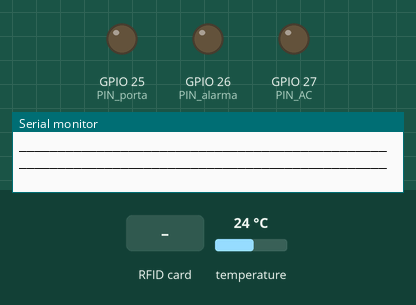
This program was run on a simulated ESP32. Shown: output pins drawn as LEDs (lit = HIGH), the last lines printed to the serial monitor. Inputs (shaded band) come from the test bench; at power-on: temperature 24 °C.

Above: at 1.3 s.
1.4 s: RFID card E0 0B 92 21 held to the reader
At 3.0 s:
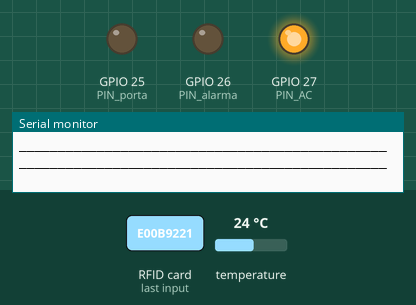
4.2 s: RFID card 50 81 35 4E held to the reader
At 5.2 s:
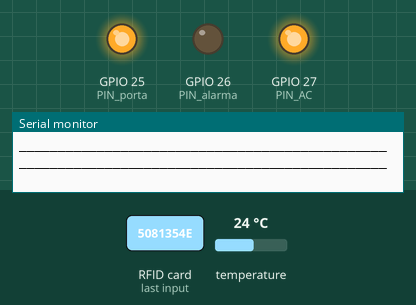
7.1 s: RFID card 5E 7A 19 C4 held to the reader
At 8.2 s:
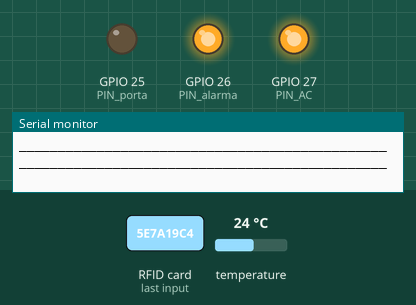
9.9 s: temperature set to 22.7 °C
11.4 s: temperature set to 21.1 °C
At 11.9 s:
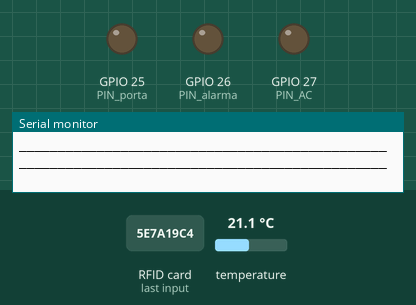
12.9 s: RFID card 5E 7A 19 C4 held to the reader
At 14.0 s:
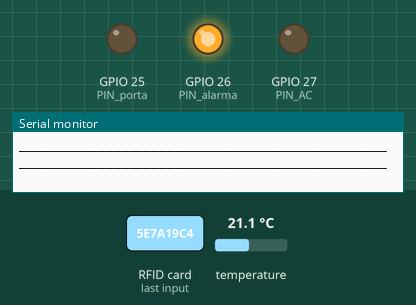
Timing chart, 0 to 15.9 s (numbered marks = the images above; inputs shaded):
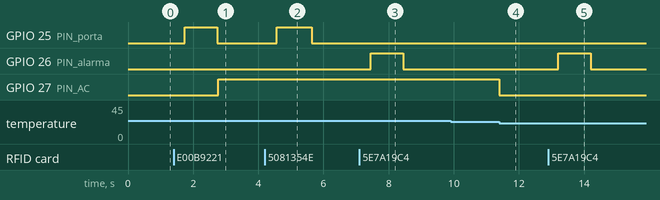

Measured:
- the behaviour switches between 22 and 21.9 °C on temperature (found by bisection; images 3 and 4)
- after the input at 1.4 s, GPIO 25 (PIN_porta): LOW → HIGH after 0.34 s, → LOW 1.0 s later; GPIO 27 (PIN_AC): LOW → HIGH after 1.4 s
- after the input at 4.2 s, GPIO 25 (PIN_porta): LOW → HIGH after 0.36 s, → LOW 1.1 s later
- after the input at 7.1 s, GPIO 26 (PIN_alarma): LOW → HIGH after 0.35 s, → LOW 1.0 s later
- after the input at 11.4 s, GPIO 27 (PIN_AC): HIGH → LOW at once
- after the input at 12.9 s, GPIO 26 (PIN_alarma): LOW → HIGH after 0.30 s, → LOW 1.0 s later

The program:

main.cpp
```cpp
using namespace std;

#include <Arduino.h>
#include <SPI.h>
#include <MFRC522.h>
#include <Wire.h>
#include <Adafruit_BMP085.h>

#define PIN_porta 25
#define PIN_alarma 26
#define PIN_AC 27
#define RST_PIN_ent	17
#define SS_PIN_ent	5
#define RST_PIN_sal 4
#define SS_PIN_sal 15

float maxtemp = 22.0;
float tempactual;

bool estapapa = false;
bool estahijo = false;
bool hayalguien = false;
bool ACon = false;

MFRC522 mfrc522ent(SS_PIN_ent, RST_PIN_ent);
MFRC522 mfrc522sal(SS_PIN_sal, RST_PIN_sal);

Adafruit_BMP085 bmp180;

byte IDtemp[4];
byte PAPA[4]= {0xE0, 0x0B, 0x92, 0x21};
byte HIJO[4]= {0x50, 0x81, 0x35, 0x4E};
byte changetemp[4]= {0xE0, 0x40, 0xC2, 0x21};

void ACcontrol(void * parameter);

void registro_terminal (void * parameter);

bool compararIDs(byte *ID1, byte *ID2);

void opendoor();

void change_temp();

void triggeralarm();

void entraalguien (int quien){
  if(quien==0 && (not estapapa)){
    estapapa = true;
    opendoor();
  }
  else if(quien==2 && (not estahijo)){
    estahijo = true;
    opendoor();
  }
}

void salealguien (int quien){
  if(quien==0 && estapapa){
    estapapa = false;
    opendoor();

  }
  else if(quien==2 && estahijo){
    estahijo = false;
    opendoor();
  }
}

void setup() {
  Serial.begin(9600);

  SPI.begin();
  mfrc522ent.PCD_Init();
  mfrc522sal.PCD_Init();
  bmp180.begin();

  pinMode(PIN_AC, OUTPUT); digitalWrite(PIN_AC, LOW);
  pinMode(PIN_porta, OUTPUT); digitalWrite(PIN_porta, LOW);
  pinMode(PIN_alarma, OUTPUT); digitalWrite(PIN_alarma, LOW);

  xTaskCreate(ACcontrol, "AC Control", 10000, NULL, 2, NULL);
  xTaskCreate(registro_terminal, "Registro Terminal", 10000, NULL, 1, NULL);
  }

void loop() {
  if(mfrc522ent.PICC_IsNewCardPresent()){
    if(mfrc522ent.PICC_ReadCardSerial()){
      for(byte i=0; i<mfrc522ent.uid.size; i++){
        IDtemp[i]=mfrc522ent.uid.uidByte[i];
      }
      if(compararIDs(IDtemp, PAPA)){
        entraalguien(0);
      }
      else if(compararIDs(IDtemp, HIJO)){
        entraalguien(2);
      }
      else if(compararIDs(IDtemp, changetemp)){
        change_temp();
      }
      else {
        triggeralarm();
      }
    }
  }
  if(mfrc522sal.PICC_IsNewCardPresent()){
    if(mfrc522sal.PICC_ReadCardSerial()){
      for(byte i=0; i<mfrc522sal.uid.size; i++){
        IDtemp[i]=mfrc522sal.uid.uidByte[i];
      }
      if(compararIDs(IDtemp, PAPA)){
        salealguien(0);
      }
      else if(compararIDs(IDtemp, HIJO)){
        salealguien(2);
      }
    }
  }
  hayalguien = estapapa or estahijo;
  delay(400);
}

void ACcontrol(void * parameter){
  bool facalor;
  for(;;){
    tempactual = bmp180.readTemperature();
    if(tempactual < maxtemp)facalor = false;
    else facalor = true;
    if(hayalguien && facalor){
      ACon = true;
      digitalWrite(PIN_AC, HIGH);
      }
    else{
      ACon = false;
      digitalWrite(PIN_AC, LOW);
    }
  }
  vTaskDelete(NULL);
}

void registro_terminal (void * parameter){
  for(;;){
    if(!hayalguien)Serial.println("No hay nadie en casa aún. Por lo tanto el AC està desactivado.");
    else{
    Serial.println("En casa están:");
    if(estapapa)Serial.println("papa");
    if(estahijo)Serial.println("ninio");
    if(ACon)Serial.println("El aire acondicionado está activado.");
    else Serial.println("El aire acondicionado está desactivado.");
    }
    Serial.print("La temperatura ambiente és de: ");
    Serial.println(tempactual);
    Serial.print("El aire acondicionado se activarà cuando haya alguien en casa y la temperatura ambiente sea mayor que: ");
    Serial.println(maxtemp);
    Serial.println("______________________________________________________________________________________________");

    vTaskDelay(5000);
  }
  vTaskDelete(NULL);
}

void opendoor(){
    digitalWrite(PIN_porta, HIGH);
    delay(1000);
    digitalWrite(PIN_porta, LOW);
}

void change_temp(){
  if(maxtemp == 22.0)maxtemp = 40.0;
  else maxtemp = 22.0;
}

void triggeralarm(){
  digitalWrite(PIN_alarma, HIGH);
  delay(1000);
  digitalWrite(PIN_alarma, LOW);
}

bool compararIDs(byte ID1[], byte ID2[]){
  if(ID1[0] != ID2[0])return false;
  if(ID1[1] != ID2[1])return false;
  if(ID1[2] != ID2[2])return false;
  if(ID1[3] != ID2[3])return false;
  return true;
}
```
